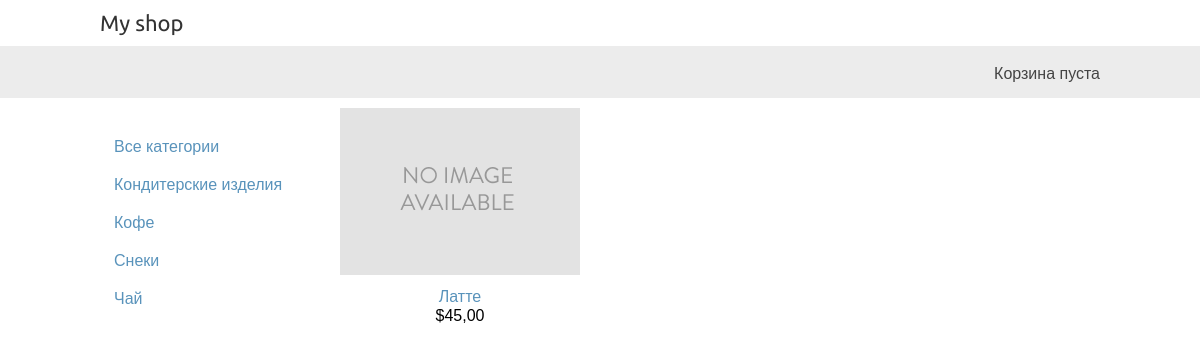
/kofe/, run on the app's committed database.
### shop/models.py (models this page shows, shortened)
class Category(models.Model):
    name = models.CharField(max_length=32, verbose_name='Название')
    slug = models.SlugField(max_length=32, verbose_name='Слаг', unique=True)
    class Meta:
        ordering = ['name']
        indexes = [
            models.Index(fields=['name'])
        ]
        verbose_name = 'Category'
        verbose_name_plural = 'Categories'
    def get_absolute_url(self):
        return reverse('shop:product_list_category', args=[self.slug])

class Product(models.Model):
    category = models.ForeignKey(Category, related_name='products', on_delete=models.CASCADE)
    name = models.CharField(max_length=32)
    slug = models.SlugField(max_length=32)
    image = models.ImageField(upload_to='products/%Y/%m/%d', blank=True)
    description = models.TextField(blank=True)
    price = models.DecimalField(max_digits=10, decimal_places=2)
    available = models.BooleanField(default=True)
    created = models.DateTimeField(auto_now_add=True)
    updated = models.DateTimeField(auto_now=True)
    class Meta:
        ordering = ['-created']
        indexes = [
            models.Index(fields=['id', 'slug']),
            models.Index(fields=['name']),
            models.Index(fields=['-created'])
        ]
    def get_absolute_url(self):
        return reverse('shop:product_detail', args=[self.id, self.slug])

### shop/views.py (the view)
# urls.py: path('', product_list, name='product_list'),
def product_list(request, cat_slug=None):
    category = None
    categories = Category.objects.all()
    products = Product.objects.filter(available=True)
    if cat_slug:
        category = get_object_or_404(Category, slug=cat_slug)
        products = products.filter(category=category)
    context = {'category': category,
               'products': products,
               'categories': categories}
    return render(request, 'shop/product_list.html', context)

### cart/cart.py (called while the page is built)
    def __len__(self):
        return sum(item['quantity'] for item in self.cart.values())

### cart/context_processor.py (called while the page is built)
def cart(request):
    return {'cart': Cart(request)}

### templates/shop/product_list.html (shortened to what this page needs)
{% extends 'base.html' %}
{% load static %}
{% block content %}
<div id="sidebar">
    <ul>
        <li>
            <a href="{% url 'shop:product_list' %}">Все категории</a>
        </li>
        {% for cat in categories %}
            <li>
                <a href="{{ cat.get_absolute_url }}">{{ cat.name }}</a>
            </li>
        {% endfor %}
    </ul>
</div>
<div id="main" class="product-list">
    {% for product in products %}
        <div class="item">
            <a href="{ product.get_absolute_url }">
                <img src="{% if product.image %}{{ product.image.url }}{% else %}{% static 'img/no_image.png' %}{% endif %}" alt="">
            </a>
            <a href="{{ product.get_absolute_url }}">{{ product.name }}</a>
            <br>
            ${{ product.price }}
        </div>
    {% endfor %}
</div>
{% endblock %}

### static/css/style.css (style rules this page uses)
body { margin:0; padding:0; font-family:helvetica, sans-serif; }
a { text-decoration:none; color:#5993bb; }
#sidebar { width:220px; padding:30px 20px 0 0; float:left; }
#sidebar ul { margin:0; padding:0; }
#sidebar ul li { margin:0; list-style:none; padding:10px 14px; }
#sidebar ul li a { display:block; }
#main { float:left; width: 96%; margin-right:-220px; overflow:hidden; }
.product-list .item { width:25%; padding:10px 20px 10px 0; float:left; text-align:center; line-height:1.2; }
.product-list .item img { width:100%; margin-bottom:8px; }

### data on the page
Category: name "Кондитерские изделия"
Category: name "Кофе"
Category: name "Снеки"
Category: name "Чай"
Product: name "Латте", price "45,00"
